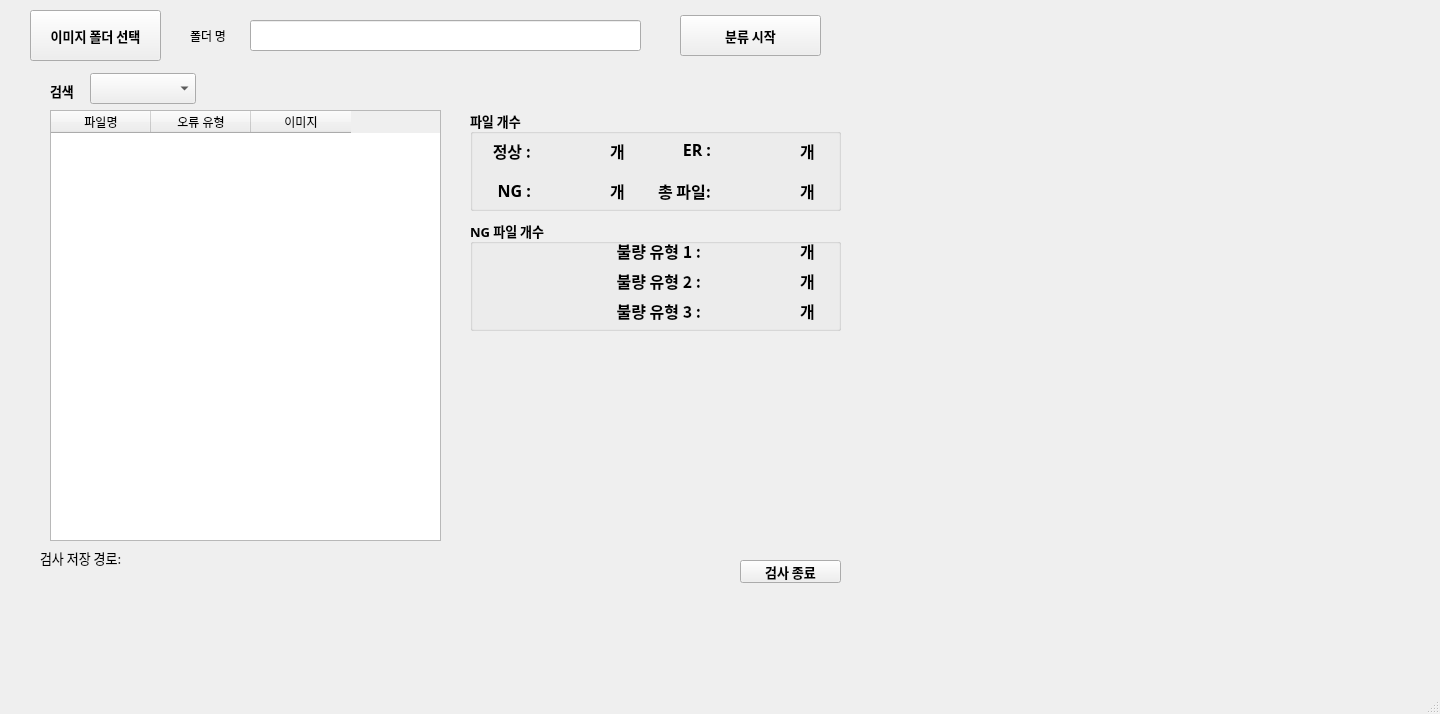
<?xml version="1.0" encoding="UTF-8"?>
<ui version="4.0">
 <class>mainWindow</class>
 <widget class="QMainWindow" name="mainWindow">
  <property name="geometry">
   <rect>
    <x>0</x>
    <y>0</y>
    <width>1440</width>
    <height>714</height>
   </rect>
  </property>
  <property name="windowTitle">
   <string>MainWindow</string>
  </property>
  <widget class="QWidget" name="centralwidget">
   <widget class="QPushButton" name="Import">
    <property name="geometry">
     <rect>
      <x>30</x>
      <y>10</y>
      <width>131</width>
      <height>51</height>
     </rect>
    </property>
    <property name="font">
     <font>
      <family>맑은 고딕</family>
      <pointsize>10</pointsize>
      <weight>75</weight>
      <bold>true</bold>
     </font>
    </property>
    <property name="autoFillBackground">
     <bool>false</bool>
    </property>
    <property name="text">
     <string>이미지 폴더 선택</string>
    </property>
   </widget>
   <widget class="QPushButton" name="Launch">
    <property name="geometry">
     <rect>
      <x>680</x>
      <y>15</y>
      <width>141</width>
      <height>41</height>
     </rect>
    </property>
    <property name="font">
     <font>
      <family>맑은 고딕</family>
      <pointsize>10</pointsize>
      <weight>75</weight>
      <bold>true</bold>
     </font>
    </property>
    <property name="text">
     <string>분류 시작</string>
    </property>
   </widget>
   <widget class="QLabel" name="foldername">
    <property name="geometry">
     <rect>
      <x>190</x>
      <y>26</y>
      <width>41</width>
      <height>20</height>
     </rect>
    </property>
    <property name="font">
     <font>
      <family>맑은 고딕</family>
     </font>
    </property>
    <property name="text">
     <string>폴더 명</string>
    </property>
   </widget>
   <widget class="QLineEdit" name="Path">
    <property name="geometry">
     <rect>
      <x>250</x>
      <y>20</y>
      <width>391</width>
      <height>31</height>
     </rect>
    </property>
   </widget>
   <widget class="QLabel" name="first">
    <property name="geometry">
     <rect>
      <x>580</x>
      <y>240</y>
      <width>121</width>
      <height>21</height>
     </rect>
    </property>
    <property name="font">
     <font>
      <family>맑은 고딕</family>
      <pointsize>12</pointsize>
      <weight>75</weight>
      <bold>true</bold>
     </font>
    </property>
    <property name="text">
     <string>불량 유형 1 :</string>
    </property>
    <property name="alignment">
     <set>Qt::AlignRight|Qt::AlignTrailing|Qt::AlignVCenter</set>
    </property>
    <property name="margin">
     <number>-1</number>
    </property>
   </widget>
   <widget class="QLabel" name="waveline">
    <property name="geometry">
     <rect>
      <x>530</x>
      <y>260</y>
      <width>171</width>
      <height>41</height>
     </rect>
    </property>
    <property name="font">
     <font>
      <family>맑은 고딕</family>
      <pointsize>12</pointsize>
      <weight>75</weight>
      <bold>true</bold>
     </font>
    </property>
    <property name="text">
     <string>불량 유형 2 :</string>
    </property>
    <property name="alignment">
     <set>Qt::AlignRight|Qt::AlignTrailing|Qt::AlignVCenter</set>
    </property>
   </widget>
   <widget class="QLabel" name="foreignline">
    <property name="geometry">
     <rect>
      <x>540</x>
      <y>290</y>
      <width>161</width>
      <height>41</height>
     </rect>
    </property>
    <property name="font">
     <font>
      <family>맑은 고딕</family>
      <pointsize>12</pointsize>
      <weight>75</weight>
      <bold>true</bold>
     </font>
    </property>
    <property name="text">
     <string>불량 유형 3 :</string>
    </property>
    <property name="alignment">
     <set>Qt::AlignRight|Qt::AlignTrailing|Qt::AlignVCenter</set>
    </property>
   </widget>
   <widget class="QLabel" name="ERline">
    <property name="geometry">
     <rect>
      <x>670</x>
      <y>139</y>
      <width>41</width>
      <height>21</height>
     </rect>
    </property>
    <property name="font">
     <font>
      <family>맑은 고딕</family>
      <pointsize>12</pointsize>
      <weight>75</weight>
      <bold>true</bold>
     </font>
    </property>
    <property name="text">
     <string>ER :</string>
    </property>
    <property name="alignment">
     <set>Qt::AlignRight|Qt::AlignTrailing|Qt::AlignVCenter</set>
    </property>
   </widget>
   <widget class="QLabel" name="Class1Line">
    <property name="geometry">
     <rect>
      <x>730</x>
      <y>240</y>
      <width>61</width>
      <height>21</height>
     </rect>
    </property>
    <property name="font">
     <font>
      <family>맑은 고딕</family>
      <pointsize>12</pointsize>
      <weight>75</weight>
      <bold>true</bold>
     </font>
    </property>
    <property name="text">
     <string/>
    </property>
    <property name="alignment">
     <set>Qt::AlignRight|Qt::AlignTrailing|Qt::AlignVCenter</set>
    </property>
   </widget>
   <widget class="QLabel" name="Class2Line">
    <property name="geometry">
     <rect>
      <x>730</x>
      <y>270</y>
      <width>61</width>
      <height>21</height>
     </rect>
    </property>
    <property name="font">
     <font>
      <family>맑은 고딕</family>
      <pointsize>12</pointsize>
      <weight>75</weight>
      <bold>true</bold>
     </font>
    </property>
    <property name="text">
     <string/>
    </property>
    <property name="alignment">
     <set>Qt::AlignRight|Qt::AlignTrailing|Qt::AlignVCenter</set>
    </property>
   </widget>
   <widget class="QLabel" name="Class3Line">
    <property name="geometry">
     <rect>
      <x>730</x>
      <y>300</y>
      <width>61</width>
      <height>21</height>
     </rect>
    </property>
    <property name="font">
     <font>
      <family>맑은 고딕</family>
      <pointsize>12</pointsize>
      <weight>75</weight>
      <bold>true</bold>
     </font>
    </property>
    <property name="text">
     <string/>
    </property>
    <property name="alignment">
     <set>Qt::AlignRight|Qt::AlignTrailing|Qt::AlignVCenter</set>
    </property>
   </widget>
   <widget class="QLabel" name="ERLine">
    <property name="geometry">
     <rect>
      <x>730</x>
      <y>140</y>
      <width>61</width>
      <height>21</height>
     </rect>
    </property>
    <property name="font">
     <font>
      <family>맑은 고딕</family>
      <pointsize>12</pointsize>
      <weight>75</weight>
      <bold>true</bold>
     </font>
    </property>
    <property name="text">
     <string/>
    </property>
    <property name="alignment">
     <set>Qt::AlignRight|Qt::AlignTrailing|Qt::AlignVCenter</set>
    </property>
   </widget>
   <widget class="QLabel" name="none_3">
    <property name="geometry">
     <rect>
      <x>800</x>
      <y>240</y>
      <width>51</width>
      <height>21</height>
     </rect>
    </property>
    <property name="font">
     <font>
      <family>맑은 고딕</family>
      <pointsize>12</pointsize>
      <weight>75</weight>
      <bold>true</bold>
     </font>
    </property>
    <property name="text">
     <string>개</string>
    </property>
   </widget>
   <widget class="QTableWidget" name="tableWidget">
    <property name="geometry">
     <rect>
      <x>50</x>
      <y>110</y>
      <width>391</width>
      <height>431</height>
     </rect>
    </property>
    <property name="dragEnabled">
     <bool>false</bool>
    </property>
    <property name="dragDropMode">
     <enum>QAbstractItemView::NoDragDrop</enum>
    </property>
    <property name="sortingEnabled">
     <bool>true</bool>
    </property>
    <column>
     <property name="text">
      <string>파일명</string>
     </property>
    </column>
    <column>
     <property name="text">
      <string>오류 유형</string>
     </property>
    </column>
    <column>
     <property name="text">
      <string>이미지</string>
     </property>
    </column>
   </widget>
   <widget class="QLabel" name="image_label">
    <property name="geometry">
     <rect>
      <x>470</x>
      <y>340</y>
      <width>371</width>
      <height>201</height>
     </rect>
    </property>
    <property name="text">
     <string/>
    </property>
    <property name="scaledContents">
     <bool>true</bool>
    </property>
   </widget>
   <widget class="QLabel" name="NormalLine">
    <property name="geometry">
     <rect>
      <x>540</x>
      <y>140</y>
      <width>61</width>
      <height>21</height>
     </rect>
    </property>
    <property name="font">
     <font>
      <family>맑은 고딕</family>
      <pointsize>12</pointsize>
      <weight>75</weight>
      <bold>true</bold>
     </font>
    </property>
    <property name="text">
     <string/>
    </property>
    <property name="alignment">
     <set>Qt::AlignRight|Qt::AlignTrailing|Qt::AlignVCenter</set>
    </property>
   </widget>
   <widget class="QLabel" name="TotalLine">
    <property name="geometry">
     <rect>
      <x>730</x>
      <y>180</y>
      <width>61</width>
      <height>21</height>
     </rect>
    </property>
    <property name="font">
     <font>
      <family>맑은 고딕</family>
      <pointsize>12</pointsize>
      <weight>75</weight>
      <bold>true</bold>
     </font>
    </property>
    <property name="text">
     <string/>
    </property>
    <property name="alignment">
     <set>Qt::AlignRight|Qt::AlignTrailing|Qt::AlignVCenter</set>
    </property>
   </widget>
   <widget class="QLabel" name="saving">
    <property name="geometry">
     <rect>
      <x>140</x>
      <y>550</y>
      <width>521</width>
      <height>16</height>
     </rect>
    </property>
    <property name="font">
     <font>
      <family>맑은 고딕</family>
      <pointsize>10</pointsize>
     </font>
    </property>
    <property name="text">
     <string/>
    </property>
   </widget>
   <widget class="QLabel" name="CM">
    <property name="geometry">
     <rect>
      <x>510</x>
      <y>80</y>
      <width>301</width>
      <height>31</height>
     </rect>
    </property>
    <property name="font">
     <font>
      <family>맑은 고딕</family>
      <pointsize>16</pointsize>
      <weight>75</weight>
      <bold>true</bold>
      <underline>true</underline>
      <strikeout>false</strikeout>
      <kerning>true</kerning>
     </font>
    </property>
    <property name="text">
     <string/>
    </property>
    <property name="alignment">
     <set>Qt::AlignCenter</set>
    </property>
   </widget>
   <widget class="QLabel" name="Image_label2">
    <property name="geometry">
     <rect>
      <x>470</x>
      <y>560</y>
      <width>251</width>
      <height>20</height>
     </rect>
    </property>
    <property name="font">
     <font>
      <family>맑은 고딕</family>
      <pointsize>10</pointsize>
     </font>
    </property>
    <property name="text">
     <string/>
    </property>
    <property name="alignment">
     <set>Qt::AlignCenter</set>
    </property>
   </widget>
   <widget class="QLabel" name="none_4">
    <property name="geometry">
     <rect>
      <x>800</x>
      <y>270</y>
      <width>51</width>
      <height>21</height>
     </rect>
    </property>
    <property name="font">
     <font>
      <family>맑은 고딕</family>
      <pointsize>12</pointsize>
      <weight>75</weight>
      <bold>true</bold>
     </font>
    </property>
    <property name="text">
     <string>개</string>
    </property>
   </widget>
   <widget class="QLabel" name="none_5">
    <property name="geometry">
     <rect>
      <x>800</x>
      <y>300</y>
      <width>51</width>
      <height>21</height>
     </rect>
    </property>
    <property name="font">
     <font>
      <family>맑은 고딕</family>
      <pointsize>12</pointsize>
      <weight>75</weight>
      <bold>true</bold>
     </font>
    </property>
    <property name="text">
     <string>개</string>
    </property>
   </widget>
   <widget class="QLabel" name="none_6">
    <property name="geometry">
     <rect>
      <x>610</x>
      <y>140</y>
      <width>51</width>
      <height>21</height>
     </rect>
    </property>
    <property name="font">
     <font>
      <family>맑은 고딕</family>
      <pointsize>12</pointsize>
      <weight>75</weight>
      <bold>true</bold>
     </font>
    </property>
    <property name="text">
     <string>개</string>
    </property>
   </widget>
   <widget class="QLabel" name="filterlabel">
    <property name="geometry">
     <rect>
      <x>50</x>
      <y>80</y>
      <width>54</width>
      <height>21</height>
     </rect>
    </property>
    <property name="font">
     <font>
      <family>맑은 고딕</family>
      <pointsize>10</pointsize>
      <weight>75</weight>
      <bold>true</bold>
     </font>
    </property>
    <property name="text">
     <string>검색</string>
    </property>
   </widget>
   <widget class="QLabel" name="none_7">
    <property name="geometry">
     <rect>
      <x>610</x>
      <y>180</y>
      <width>51</width>
      <height>21</height>
     </rect>
    </property>
    <property name="font">
     <font>
      <family>맑은 고딕</family>
      <pointsize>12</pointsize>
      <weight>75</weight>
      <bold>true</bold>
     </font>
    </property>
    <property name="text">
     <string>개</string>
    </property>
   </widget>
   <widget class="QLabel" name="none">
    <property name="geometry">
     <rect>
      <x>800</x>
      <y>140</y>
      <width>51</width>
      <height>21</height>
     </rect>
    </property>
    <property name="font">
     <font>
      <family>맑은 고딕</family>
      <pointsize>12</pointsize>
      <weight>75</weight>
      <bold>true</bold>
     </font>
    </property>
    <property name="text">
     <string>개</string>
    </property>
   </widget>
   <widget class="QLabel" name="totalline">
    <property name="geometry">
     <rect>
      <x>650</x>
      <y>180</y>
      <width>61</width>
      <height>21</height>
     </rect>
    </property>
    <property name="font">
     <font>
      <family>맑은 고딕</family>
      <pointsize>12</pointsize>
      <weight>75</weight>
      <bold>true</bold>
     </font>
    </property>
    <property name="text">
     <string>총 파일:</string>
    </property>
    <property name="alignment">
     <set>Qt::AlignRight|Qt::AlignTrailing|Qt::AlignVCenter</set>
    </property>
   </widget>
   <widget class="QLabel" name="none_2">
    <property name="geometry">
     <rect>
      <x>800</x>
      <y>180</y>
      <width>51</width>
      <height>21</height>
     </rect>
    </property>
    <property name="font">
     <font>
      <family>맑은 고딕</family>
      <pointsize>12</pointsize>
      <weight>75</weight>
      <bold>true</bold>
     </font>
    </property>
    <property name="text">
     <string>개</string>
    </property>
   </widget>
   <widget class="QGroupBox" name="groupBox">
    <property name="geometry">
     <rect>
      <x>470</x>
      <y>110</y>
      <width>371</width>
      <height>101</height>
     </rect>
    </property>
    <property name="font">
     <font>
      <family>맑은 고딕</family>
      <pointsize>10</pointsize>
      <weight>75</weight>
      <bold>true</bold>
     </font>
    </property>
    <property name="title">
     <string>파일 개수</string>
    </property>
    <widget class="QLabel" name="normalline">
     <property name="geometry">
      <rect>
       <x>10</x>
       <y>30</y>
       <width>51</width>
       <height>21</height>
      </rect>
     </property>
     <property name="font">
      <font>
       <family>맑은 고딕</family>
       <pointsize>12</pointsize>
       <weight>75</weight>
       <bold>true</bold>
      </font>
     </property>
     <property name="text">
      <string>정상 :</string>
     </property>
     <property name="alignment">
      <set>Qt::AlignRight|Qt::AlignTrailing|Qt::AlignVCenter</set>
     </property>
    </widget>
    <widget class="QLabel" name="breakline_12">
     <property name="geometry">
      <rect>
       <x>0</x>
       <y>70</y>
       <width>61</width>
       <height>21</height>
      </rect>
     </property>
     <property name="font">
      <font>
       <family>맑은 고딕</family>
       <pointsize>12</pointsize>
       <weight>75</weight>
       <bold>true</bold>
      </font>
     </property>
     <property name="layoutDirection">
      <enum>Qt::LeftToRight</enum>
     </property>
     <property name="text">
      <string>NG :</string>
     </property>
     <property name="alignment">
      <set>Qt::AlignRight|Qt::AlignTrailing|Qt::AlignVCenter</set>
     </property>
    </widget>
    <widget class="QLabel" name="NGLine">
     <property name="geometry">
      <rect>
       <x>70</x>
       <y>70</y>
       <width>61</width>
       <height>21</height>
      </rect>
     </property>
     <property name="font">
      <font>
       <family>맑은 고딕</family>
       <pointsize>12</pointsize>
       <weight>75</weight>
       <bold>true</bold>
      </font>
     </property>
     <property name="text">
      <string/>
     </property>
     <property name="alignment">
      <set>Qt::AlignRight|Qt::AlignTrailing|Qt::AlignVCenter</set>
     </property>
    </widget>
   </widget>
   <widget class="QGroupBox" name="groupBox_2">
    <property name="geometry">
     <rect>
      <x>470</x>
      <y>220</y>
      <width>371</width>
      <height>111</height>
     </rect>
    </property>
    <property name="font">
     <font>
      <family>맑은 고딕</family>
      <pointsize>10</pointsize>
      <weight>75</weight>
      <bold>true</bold>
     </font>
    </property>
    <property name="title">
     <string>NG 파일 개수</string>
    </property>
   </widget>
   <widget class="QPushButton" name="reset">
    <property name="geometry">
     <rect>
      <x>740</x>
      <y>560</y>
      <width>101</width>
      <height>23</height>
     </rect>
    </property>
    <property name="font">
     <font>
      <family>맑은 고딕</family>
      <pointsize>10</pointsize>
      <weight>75</weight>
      <bold>true</bold>
     </font>
    </property>
    <property name="text">
     <string>검사 종료</string>
    </property>
   </widget>
   <widget class="QComboBox" name="comboBox">
    <property name="geometry">
     <rect>
      <x>90</x>
      <y>73</y>
      <width>106</width>
      <height>31</height>
     </rect>
    </property>
   </widget>
   <widget class="QLabel" name="saving_2">
    <property name="geometry">
     <rect>
      <x>40</x>
      <y>550</y>
      <width>101</width>
      <height>16</height>
     </rect>
    </property>
    <property name="font">
     <font>
      <family>맑은 고딕</family>
      <pointsize>10</pointsize>
     </font>
    </property>
    <property name="text">
     <string>검사 저장 경로:</string>
    </property>
   </widget>
   <zorder>groupBox_2</zorder>
   <zorder>none_2</zorder>
   <zorder>groupBox</zorder>
   <zorder>Import</zorder>
   <zorder>Launch</zorder>
   <zorder>foldername</zorder>
   <zorder>Path</zorder>
   <zorder>first</zorder>
   <zorder>waveline</zorder>
   <zorder>foreignline</zorder>
   <zorder>ERline</zorder>
   <zorder>Class1Line</zorder>
   <zorder>Class2Line</zorder>
   <zorder>Class3Line</zorder>
   <zorder>ERLine</zorder>
   <zorder>none_3</zorder>
   <zorder>tableWidget</zorder>
   <zorder>image_label</zorder>
   <zorder>NormalLine</zorder>
   <zorder>TotalLine</zorder>
   <zorder>saving</zorder>
   <zorder>CM</zorder>
   <zorder>Image_label2</zorder>
   <zorder>none_4</zorder>
   <zorder>none_5</zorder>
   <zorder>none_6</zorder>
   <zorder>filterlabel</zorder>
   <zorder>none_7</zorder>
   <zorder>none</zorder>
   <zorder>totalline</zorder>
   <zorder>reset</zorder>
   <zorder>comboBox</zorder>
   <zorder>saving_2</zorder>
  </widget>
  <widget class="QStatusBar" name="statusbar"/>
  <widget class="QMenuBar" name="menubar">
   <property name="geometry">
    <rect>
     <x>0</x>
     <y>0</y>
     <width>1440</width>
     <height>31</height>
    </rect>
   </property>
  </widget>
 </widget>
 <resources/>
 <connections/>
</ui>
